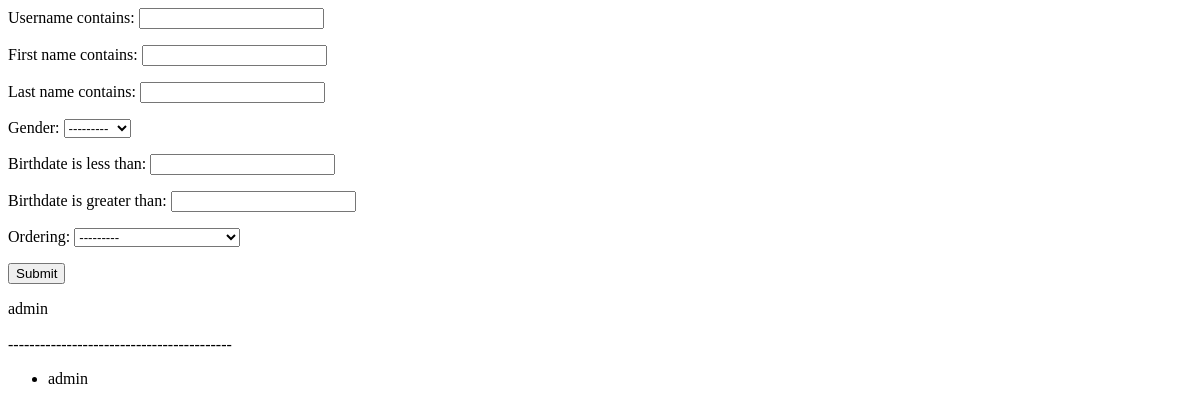
Before: /users/list/ (signed in) with the older database file.
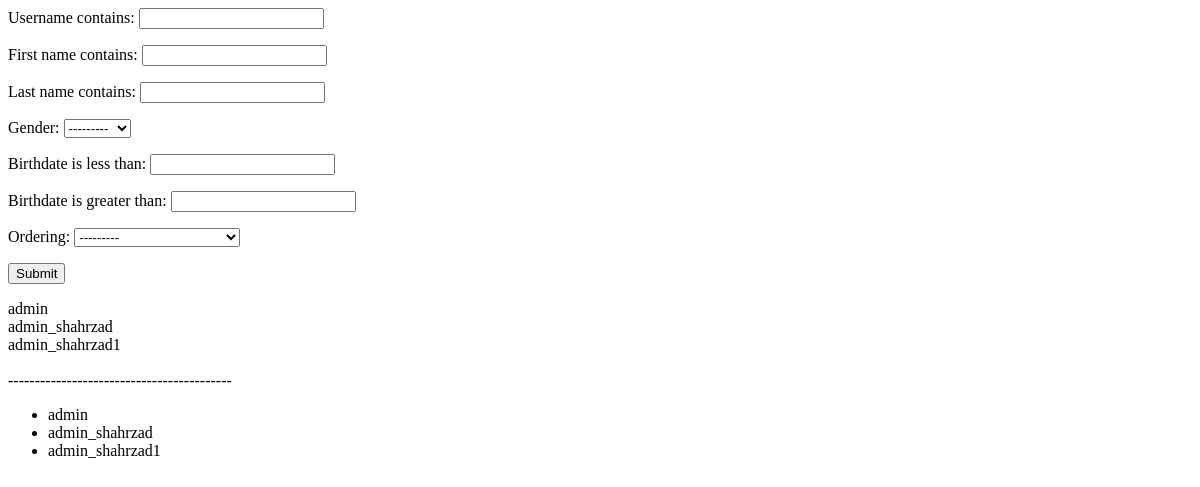
After: the same page with the newer database file.
### user_app/models.py (models this page shows)
class User(AbstractUser):
    GENDER = (
        ('M', 'Male'),
        ('F', 'Female'),
    )
    gender = models.CharField(max_length=1, choices=GENDER, null=True, blank=True)
    birthdate = models.DateField(null=True, blank=True)
    email = models.EmailField(null=False, blank=False)
    meli_code = models.CharField(
        validators=[RegexValidator("^\d{10}$")],
        max_length=10)
    phone_number = models.CharField(
        validators=[RegexValidator("^0?9{1}\d{9}$")],
        max_length=11, null=True, blank=True)
    profile_photo = models.ImageField(upload_to='media/images/profile_pics/', null=True, blank=True)

### user_app/views.py (the view)
# urls.py: path('list/', UserListView.as_view(), name='user-list'),
class UserListView(LoginRequiredMixin, ListView):
    model = User
    paginate_by = 10
    def get_queryset(self):
        return User.objects.filter(is_active=True)
    def get_context_data(self, **kwargs):
        context = super(UserListView, self).get_context_data(**kwargs)
        filterset = UserFilter(
            self.request.GET, queryset=self.get_queryset().order_by('id'))
        context['filterset'] = filterset
        return context

### user_app/templates/user_app/user_list.html
<form method="get">
    {{ filterset.form.as_p }}
    <input type="submit" />
</form>
{% for obj in filterset.qs %}
    {{ obj.username }}<br />
{% endfor %}
<br>------------------------------------------</br>
<ul>
    {% for user in user_list %}
        <li>{{ user.username }}</li>
    {% endfor %}
</ul>

Changed rows visible on the page:
added User: username "admin_shahrzad"
added User: username "admin_shahrzad1"
